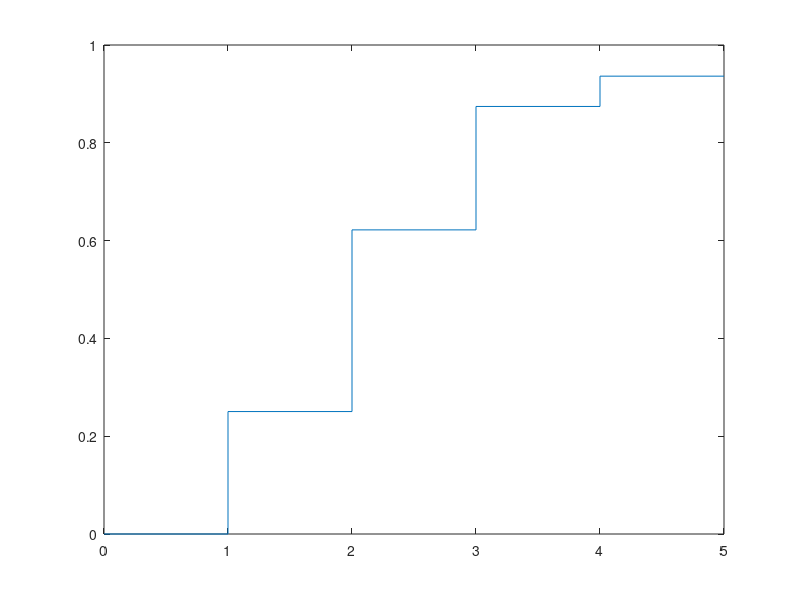

This figure's MATLAB source:
%% A
clc
clear all
pool = rand(4, 1e5) >=0.5;
prob=1:4;
for i=1:4
    a= sum(pool)==i;
    prob(i)=mean(a);
end;
stairs(-1:5,[0,0, prob,0]);     %<- massa de probabilidade
stairs(0:5, cumsum([0,prob,0]));%<- probabilidade acumulada